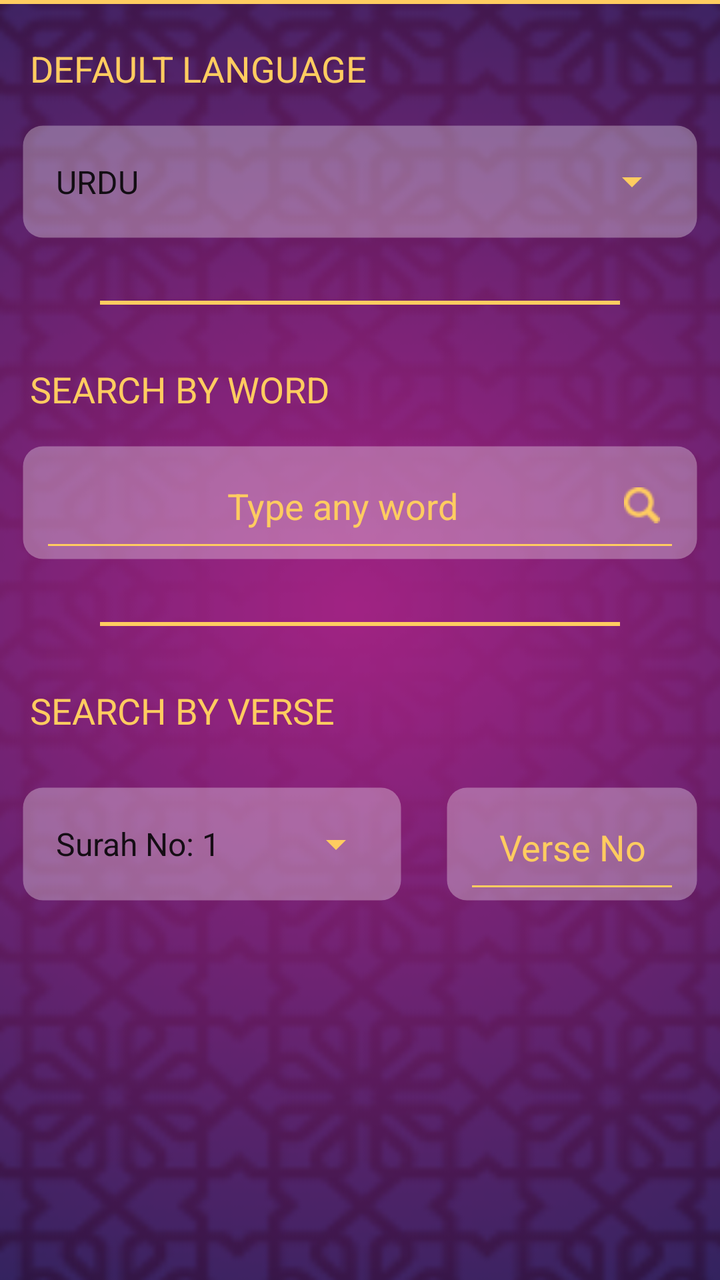
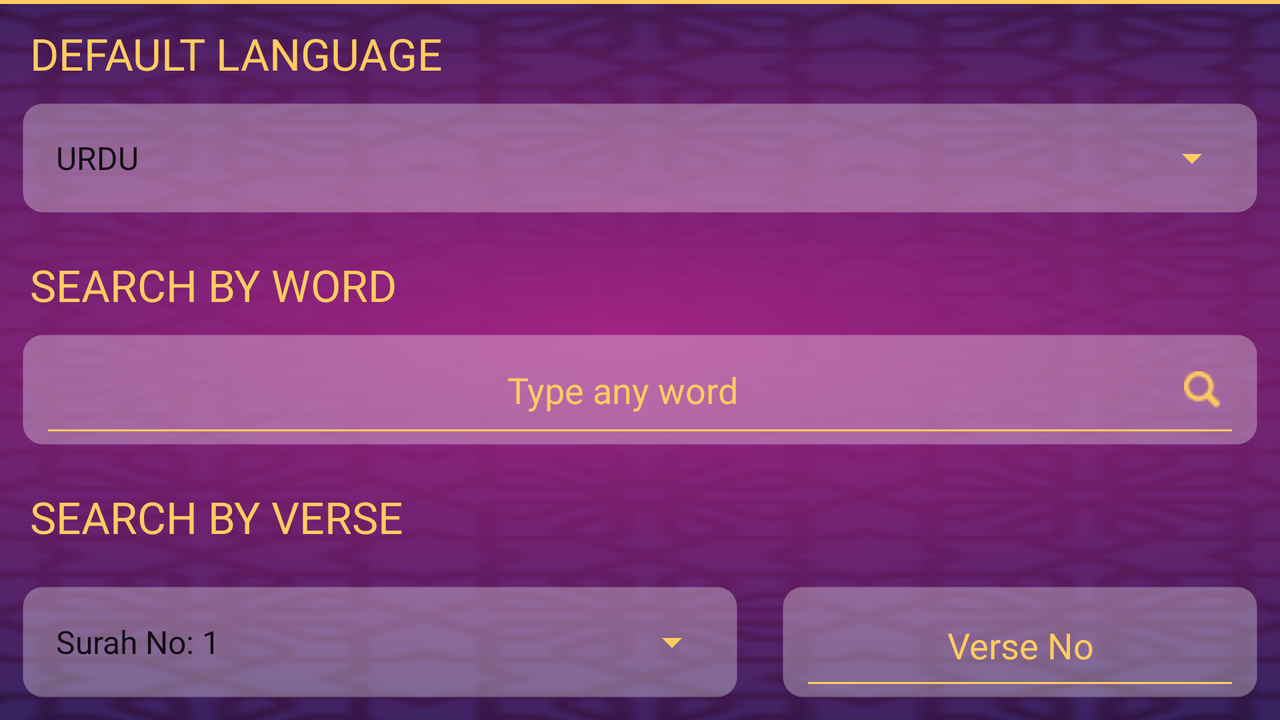

An Android layout and its configuration variant, each rendered on a device that would load it. The default file and the variant file are quoted in full after the pictures.
<!-- AndroidManifest.xml: application theme AppTheme -->
<!-- res/layout/activity_serach.xml -->
<?xml version="1.0" encoding="utf-8"?>
<LinearLayout xmlns:android="http://schemas.android.com/apk/res/android"
    android:layout_width="match_parent"
    android:layout_height="match_parent"
    android:background="@drawable/backgr"
    android:fitsSystemWindows="true"
    >

    <LinearLayout
        android:id="@+id/rel"
        android:layout_width="match_parent"
        android:layout_height="match_parent"
        android:orientation="vertical"
        android:weightSum="12">

        <View
            android:layout_width="match_parent"
            android:layout_height="2dp"
            android:background="@color/text_color" />

        <TextView
            android:id="@+id/defaulty_lan"
            android:layout_width="match_parent"
            android:layout_height="0dp"
            android:layout_marginLeft="15dp"
            android:layout_marginTop="20dp"
            android:layout_weight="1"
            android:ellipsize="marquee"
            android:marqueeRepeatLimit="marquee_forever"
            android:singleLine="true"
            android:text="DEFAULT LANGUAGE"
            android:textAppearance="@style/Base.TextAppearance.AppCompat.Medium"
            android:textColor="@color/text_color" />

        <LinearLayout
            android:layout_width="match_parent"
            android:layout_height="0dp"
            android:layout_marginLeft="10dp"
            android:layout_marginRight="10dp"
            android:layout_weight="1.5"
            android:background="@drawable/edit_transfrnt"
            android:drawSelectorOnTop="true">

            <Spinner
                android:id="@+id/spinner_lang"
                android:layout_width="match_parent"
                android:layout_height="match_parent"
                android:layout_marginLeft="10dp"
                android:ellipsize="marquee"
                android:singleLine="true"
                android:marqueeRepeatLimit="marquee_forever"
                android:layout_marginRight="10dp"
                android:entries="@array/spinner_lang"
                android:popupBackground="@color/spinerBG"
                android:overlapAnchor="false"
                android:textAppearance="?android:textAppearanceMedium"
                android:textColor="@color/text_color" />


        </LinearLayout>

        <View
            android:layout_width="match_parent"
            android:layout_height="2dp"
            android:layout_marginTop="30dp"
            android:layout_marginLeft="50dp"
            android:layout_marginRight="50dp"
            android:background="@color/text_color" />
        <TextView
            android:id="@+id/search_by"
            android:layout_width="wrap_content"
            android:layout_height="0dp"
            android:layout_marginLeft="15dp"
            android:layout_marginRight="10dp"
            android:layout_marginTop="30dp"
            android:layout_weight="1"
            android:ellipsize="marquee"
            android:singleLine="true"
            android:marqueeRepeatLimit="marquee_forever"
            android:text="SEARCH BY WORD"
            android:textAppearance="@style/Base.TextAppearance.AppCompat.Medium"
            android:textColor="@color/text_color" />

        <LinearLayout
            android:layout_width="match_parent"
            android:layout_height="0dp"
            android:layout_marginLeft="10dp"
            android:layout_marginRight="10dp"
            android:layout_weight="1.5"
            android:background="@drawable/edit_transfrnt"
            android:drawSelectorOnTop="true">

            <EditText
                android:id="@+id/et_search"
                android:layout_width="match_parent"
                android:layout_height="match_parent"
                android:layout_marginLeft="10dp"
                android:layout_marginRight="10dp"
                android:drawableRight="@drawable/search_icon"
                android:gravity="center"
                android:hint="Type any word"
                android:textColorHint="@color/text_color"
                android:imeOptions="actionSearch"
                android:inputType="text"
                android:paddingLeft="10dp"
                android:paddingRight="10dp"
                android:maxLines="1"
                android:textAppearance="?android:textAppearanceMedium"
                android:textColor="@color/text_color" />
        </LinearLayout>
        <View
            android:layout_width="match_parent"
            android:layout_height="2dp"
            android:layout_marginTop="30dp"
            android:layout_marginLeft="50dp"
            android:layout_marginRight="50dp"
            android:background="@color/text_color" />
        <TextView
            android:id="@+id/search_by_verse"
            android:layout_width="wrap_content"
            android:layout_height="0dp"
            android:layout_below="@id/et_search"
            android:layout_marginLeft="15dp"
            android:layout_marginTop="30dp"
            android:layout_weight="1"
            android:ellipsize="marquee"
            android:singleLine="true"
            android:marqueeRepeatLimit="marquee_forever"
            android:text="SEARCH BY VERSE"
            android:textAppearance="@style/Base.TextAppearance.AppCompat.Medium"
            android:textColor="@color/text_color" />

        <LinearLayout
            android:layout_width="match_parent"
            android:layout_height="0dp"
            android:layout_margin="10dp"
            android:layout_weight="1.5"
            android:orientation="horizontal"
            android:weightSum="2">

            <LinearLayout
                android:layout_width="0dp"
                android:layout_height="match_parent"
                android:layout_marginRight="10dp"
                android:layout_weight="1.2"
                android:background="@drawable/edit_transfrnt"
                android:drawSelectorOnTop="true">

                <Spinner
                    android:id="@+id/spiner_surah"
                    android:layout_width="match_parent"
                    android:layout_height="match_parent"
                    android:popupBackground="@color/spinerBG"
                    android:overlapAnchor="false"
                    android:ellipsize="marquee"
                    android:singleLine="true"
                    android:marqueeRepeatLimit="marquee_forever"
                    android:layout_marginLeft="10dp"
                    android:layout_marginRight="10dp"
                    android:entries="@array/spinnerItems"
                    android:textAppearance="?android:textAppearanceMedium"
                    android:textColor="@color/text_color" />
            </LinearLayout>



            <LinearLayout
                android:layout_width="0dp"
                android:layout_height="match_parent"
                android:layout_marginLeft="10dp"
                android:layout_weight="0.8"
                android:background="@drawable/edit_transfrnt"
                android:drawSelectorOnTop="true">

                <EditText
                    android:id="@+id/et_verse"
                    android:layout_width="0dp"
                    android:layout_height="match_parent"
                    android:layout_weight="1"
                    android:lines="1"
                    android:layout_marginLeft="10dp"
                    android:layout_marginRight="10dp"
                    android:gravity="center"
                    android:hint="Verse No"
                    android:imeOptions="actionSearch"
                    android:inputType="number"
                    android:textAppearance="?android:textAppearanceMedium"
                    android:textColor="@color/text_color"
                    android:textColorHint="@color/text_color" />
            </LinearLayout>
        </LinearLayout>

    </LinearLayout>
</LinearLayout>
<!-- resources referenced by this layout -->
<resources>
  <string-array name="spinner_lang">
          <item>URDU</item>
          <item>ENGLISH</item>
      </string-array>
  <color name="spinerBG">#878080</color>
  <color name="text_color">#ffcc60</color>
  <!-- drawable edit_transfrnt (drawable) -->
  <?xml version="1.0" encoding="UTF-8"?>
  <shape xmlns:android="http://schemas.android.com/apk/res/android">
      <solid android:color="#50ffffff"
          />
      <stroke
          android:width="3dip"
          android:color="@color/colorPrimary" />
      <corners android:radius="10dip" />
      <padding
          android:bottom="0dip"
          android:left="0dip"
          android:right="0dip"
          android:top="0dip" />
  </shape>
  <style name="AppTheme" parent="Theme.AppCompat.Light.DarkActionBar">
          <item name="titleTextColor">@color/colorAccent</item>
          <item name="subtitleTextColor">@color/colorAccent</item>
          <item name="android:textColorSecondary">@color/colorAccent</item>
          <item name="colorPrimary">@color/colorPrimary</item>
          <item name="colorPrimaryDark">@color/colorPrimaryDark</item>
          <item name="colorAccent">@color/colorAccent</item>
          <item name="android:windowTitleSize">14dp</item>
          <item name="android:itemBackground">@color/custombackground</item>
          <item name="android:itemTextAppearance">@style/myCustomMenuTextApearance</item>
          <item name="android:spinnerDropDownItemStyle">@style/mySpinnerItemStyle</item>
          <item name="android:actionOverflowButtonStyle">@style/MyActionButtonOverflow</item>
  
      </style>
  <color name="colorPrimary">@android:color/transparent</color>
  <color name="colorAccent">#ffcc60</color>
  <color name="colorPrimaryDark">@android:color/transparent</color>
  <color name="custombackground">#4a2367</color>
  <style name="myCustomMenuTextApearance" parent="@android:style/TextAppearance.Widget.IconMenu.Item">
          <item name="android:textColor">@color/colorAccent</item>
      </style>
  
      //my sppinner items text color
  <style name="mySpinnerItemStyle" parent="@android:style/Widget.Holo.DropDownItem.Spinner">
          <item name="android:textColor">@color/text_color</item>
      </style>
  
      //progress dialog style
  <style name="MyActionButtonOverflow" parent="android:style/Widget.Holo.Light.ActionButton.Overflow">
          <item name="android:src">@mipmap/options_menu</item>
      </style>
</resources>
<!-- res/layout-land/activity_serach.xml (the author's variant of the layout above) -->
<!-- drawn on the phone turned sideways -->
<?xml version="1.0" encoding="utf-8"?>
<LinearLayout xmlns:android="http://schemas.android.com/apk/res/android"
    android:layout_width="match_parent"
    android:layout_height="match_parent"
    android:background="@drawable/backgr"
    android:fitsSystemWindows="true"
    >

    <LinearLayout
        android:id="@+id/rel"
        android:layout_width="match_parent"
        android:layout_height="match_parent"
        android:orientation="vertical"
        android:weightSum="7.5">

        <View
            android:layout_width="match_parent"
            android:layout_height="2dp"
            android:background="@color/text_color" />
        <TextView
            android:id="@+id/defaulty_lan"
            android:layout_width="match_parent"
            android:layout_height="0dp"
            android:ellipsize="marquee"
            android:singleLine="true"
            android:marqueeRepeatLimit="marquee_forever"
            android:layout_marginLeft="15dp"
            android:layout_marginTop="10dp"
            android:layout_weight="1"
            android:text="DEFAULT LANGUAGE"
            android:textAppearance="@style/Base.TextAppearance.AppCompat.Large"
            android:textColor="@color/text_color" />

        <LinearLayout
            android:layout_width="match_parent"
            android:layout_height="0dp"
            android:layout_marginLeft="10dp"
            android:layout_marginRight="10dp"
            android:layout_weight="1.5"
            android:background="@drawable/edit_transfrnt"
            android:drawSelectorOnTop="true">

            <Spinner
                android:id="@+id/spinner_lang"
                android:layout_width="match_parent"
                android:layout_height="match_parent"
                android:layout_marginLeft="10dp"
                android:ellipsize="marquee"
                android:singleLine="true"
                android:marqueeRepeatLimit="marquee_forever"
                android:layout_marginRight="10dp"
                android:entries="@array/spinner_lang"
                android:popupBackground="@color/spinerBG"
                android:overlapAnchor="false"
                android:textAppearance="?android:textAppearanceMedium"
                android:textColor="@color/text_color" />
        </LinearLayout>


        <TextView
            android:id="@+id/search_by"
            android:layout_width="wrap_content"
            android:layout_height="0dp"
            android:layout_marginLeft="15dp"
            android:layout_marginRight="10dp"
            android:layout_marginTop="20dp"
            android:layout_weight="1"
            android:ellipsize="marquee"
            android:singleLine="true"
            android:marqueeRepeatLimit="marquee_forever"
            android:text="SEARCH BY WORD"
            android:textAppearance="@style/Base.TextAppearance.AppCompat.Large"
            android:textColor="@color/text_color" />

        <LinearLayout
            android:layout_width="match_parent"
            android:layout_height="0dp"
            android:layout_marginLeft="10dp"
            android:layout_marginRight="10dp"
            android:layout_weight="1.5"
            android:background="@drawable/edit_transfrnt"
            android:drawSelectorOnTop="true">

            <EditText
                android:id="@+id/et_search"
                android:layout_width="match_parent"
                android:layout_height="match_parent"
                android:layout_marginLeft="10dp"
                android:layout_marginRight="10dp"
                android:drawableRight="@drawable/search_icon"
                android:gravity="center"
                android:hint="Type any word"
                android:textColorHint="@color/text_color"
                android:imeOptions="actionSearch"
                android:inputType="text"
                android:padding="10dp"
                android:textAppearance="?android:textAppearanceMedium"
                android:textColor="@color/text_color" />
        </LinearLayout>

        <TextView
            android:id="@+id/search_by_verse"
            android:layout_width="wrap_content"
            android:layout_height="0dp"
            android:layout_below="@id/et_search"
            android:layout_marginLeft="15dp"
            android:ellipsize="marquee"
            android:singleLine="true"
            android:marqueeRepeatLimit="marquee_forever"
            android:layout_marginTop="20dp"
            android:layout_weight="1"
            android:text="SEARCH BY VERSE"
            android:textAppearance="@style/Base.TextAppearance.AppCompat.Large"
            android:textColor="@color/text_color" />

        <LinearLayout
            android:layout_width="match_parent"
            android:layout_height="0dp"
            android:layout_margin="10dp"
            android:layout_weight="1.5"
            android:orientation="horizontal"
            android:weightSum="2">

            <LinearLayout
                android:layout_width="0dp"
                android:layout_height="match_parent"
                android:layout_marginRight="10dp"
                android:layout_weight="1.2"
                android:background="@drawable/edit_transfrnt"
                android:drawSelectorOnTop="true">

                <Spinner
                    android:id="@+id/spiner_surah"
                    android:layout_width="match_parent"
                    android:layout_height="match_parent"
                    android:ellipsize="marquee"
                    android:singleLine="true"
                    android:marqueeRepeatLimit="marquee_forever"
                    android:popupBackground="@color/spinerBG"
                    android:overlapAnchor="false"
                    android:layout_marginLeft="10dp"
                    android:layout_marginRight="10dp"
                    android:entries="@array/spinnerItems"
                    android:textAppearance="?android:textAppearanceMedium"
                    android:textColor="@color/text_color" />
            </LinearLayout>



            <LinearLayout
                android:layout_width="0dp"
                android:layout_height="match_parent"
                android:layout_marginLeft="10dp"
                android:layout_weight="0.8"
                android:background="@drawable/edit_transfrnt"
                android:drawSelectorOnTop="true">

                <EditText
                    android:id="@+id/et_verse"
                    android:layout_width="0dp"
                    android:layout_height="match_parent"
                    android:layout_weight="1"
                    android:lines="1"
                    android:layout_marginLeft="10dp"
                    android:layout_marginRight="10dp"
                    android:gravity="center"
                    android:hint="Verse No"
                    android:imeOptions="actionSearch"
                    android:inputType="number"
                    android:textAppearance="?android:textAppearanceMedium"
                    android:textColor="@color/text_color"
                    android:textColorHint="@color/text_color" />
            </LinearLayout>
        </LinearLayout>

    </LinearLayout>
</LinearLayout>
